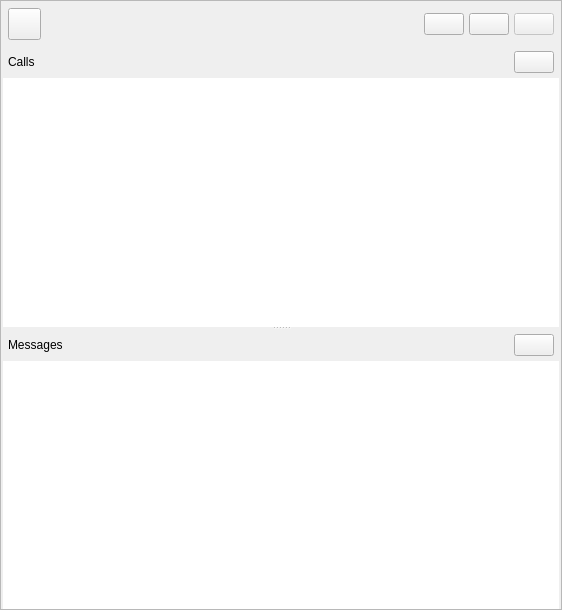
<?xml version="1.0" encoding="UTF-8"?>
<!--
 Communications Register - call and message histories.

 Copyright (C) Sapura Secured Technologies, 2020-2023. All Rights Reserved.

 @file
 @version $Id: CommsRegister.ui 1727 2023-07-20 08:26:59Z rosnin $
-->
<ui version="4.0">
 <class>CommsRegister</class>
 <widget class="QWidget" name="CommsRegister">
  <property name="geometry">
   <rect>
    <x>0</x>
    <y>0</y>
    <width>562</width>
    <height>610</height>
   </rect>
  </property>
  <property name="windowTitle">
   <string>Communications History</string>
  </property>
  <layout class="QVBoxLayout" name="verticalLayout1">
   <property name="spacing">
    <number>5</number>
   </property>
   <property name="leftMargin">
    <number>0</number>
   </property>
   <property name="topMargin">
    <number>0</number>
   </property>
   <property name="rightMargin">
    <number>0</number>
   </property>
   <property name="bottomMargin">
    <number>0</number>
   </property>
   <item>
    <widget class="QFrame" name="mainFrame">
     <property name="sizePolicy">
      <sizepolicy hsizetype="Preferred" vsizetype="Preferred">
       <horstretch>0</horstretch>
       <verstretch>0</verstretch>
      </sizepolicy>
     </property>
     <property name="frameShape">
      <enum>QFrame::StyledPanel</enum>
     </property>
     <property name="lineWidth">
      <number>1</number>
     </property>
     <layout class="QVBoxLayout" name="mainLayout">
      <property name="spacing">
       <number>1</number>
      </property>
      <property name="leftMargin">
       <number>2</number>
      </property>
      <property name="topMargin">
       <number>2</number>
      </property>
      <property name="rightMargin">
       <number>2</number>
      </property>
      <property name="bottomMargin">
       <number>0</number>
      </property>
      <item>
       <widget class="QFrame" name="titleFrame">
        <property name="frameShape">
         <enum>QFrame::NoFrame</enum>
        </property>
        <property name="frameShadow">
         <enum>QFrame::Raised</enum>
        </property>
        <property name="lineWidth">
         <number>0</number>
        </property>
        <layout class="QHBoxLayout" name="horizontalLayout1">
         <property name="spacing">
          <number>5</number>
         </property>
         <property name="sizeConstraint">
          <enum>QLayout::SetMinimumSize</enum>
         </property>
         <property name="leftMargin">
          <number>5</number>
         </property>
         <property name="topMargin">
          <number>5</number>
         </property>
         <property name="rightMargin">
          <number>5</number>
         </property>
         <property name="bottomMargin">
          <number>5</number>
         </property>
         <item>
          <widget class="QToolButton" name="floatButton">
           <property name="icon">
            <iconset resource="Resources.qrc">
             <normaloff>:/Images/images/icon_float_up.png</normaloff>
             <normalon>:/Images/images/icon_float_down.png</normalon>:/Images/images/icon_float_up.png</iconset>
           </property>
           <property name="iconSize">
            <size>
             <width>25</width>
             <height>25</height>
            </size>
           </property>
           <property name="checkable">
            <bool>true</bool>
           </property>
          </widget>
         </item>
         <item>
          <spacer name="titleFrameSpacer">
           <property name="orientation">
            <enum>Qt::Horizontal</enum>
           </property>
           <property name="sizeHint" stdset="0">
            <size>
             <width>40</width>
             <height>20</height>
            </size>
           </property>
          </spacer>
         </item>
         <item>
          <widget class="QPushButton" name="callButton">
           <property name="icon">
            <iconset resource="Resources.qrc">
             <normaloff>:/Images/images/icon_call.png</normaloff>:/Images/images/icon_call.png</iconset>
           </property>
           <property name="iconSize">
            <size>
             <width>25</width>
             <height>25</height>
            </size>
           </property>
           <property name="checkable">
            <bool>true</bool>
           </property>
          </widget>
         </item>
         <item>
          <widget class="QPushButton" name="msgButton">
           <property name="icon">
            <iconset resource="Resources.qrc">
             <normaloff>:/Images/images/icon_sds.png</normaloff>:/Images/images/icon_sds.png</iconset>
           </property>
           <property name="iconSize">
            <size>
             <width>25</width>
             <height>25</height>
            </size>
           </property>
           <property name="checkable">
            <bool>true</bool>
           </property>
          </widget>
         </item>
         <item>
          <widget class="QPushButton" name="printButton">
           <property name="enabled">
            <bool>false</bool>
           </property>
           <property name="toolTip">
            <string>Print</string>
           </property>
           <property name="icon">
            <iconset resource="Resources.qrc">
             <normaloff>:/Images/images/icon_print.png</normaloff>
             :/Images/images/icon_print.png</iconset>
           </property>
           <property name="iconSize">
            <size>
             <width>25</width>
             <height>25</height>
            </size>
           </property>
          </widget>
         </item>
        </layout>
       </widget>
      </item>
      <item>
       <widget class="QScrollArea" name="scrollArea">
        <property name="frameShape">
         <enum>QFrame::NoFrame</enum>
        </property>
        <property name="widgetResizable">
         <bool>true</bool>
        </property>
        <widget class="QSplitter" name="splitter1">
         <property name="sizePolicy">
          <sizepolicy hsizetype="Expanding" vsizetype="Expanding">
           <horstretch>0</horstretch>
           <verstretch>0</verstretch>
          </sizepolicy>
         </property>
         <property name="lineWidth">
          <number>0</number>
         </property>
         <property name="orientation">
          <enum>Qt::Vertical</enum>
         </property>
         <property name="handleWidth">
          <number>2</number>
         </property>
         <property name="childrenCollapsible">
          <bool>false</bool>
         </property>
         <widget class="QFrame" name="callFrame">
          <layout class="QVBoxLayout" name="verticalLayout2">
           <property name="spacing">
            <number>0</number>
           </property>
           <property name="leftMargin">
            <number>0</number>
           </property>
           <property name="topMargin">
            <number>0</number>
           </property>
           <property name="rightMargin">
            <number>0</number>
           </property>
           <property name="bottomMargin">
            <number>0</number>
           </property>
           <item>
            <widget class="QFrame" name="callTitleFrame">
             <property name="frameShape">
              <enum>QFrame::NoFrame</enum>
             </property>
             <property name="frameShadow">
              <enum>QFrame::Raised</enum>
             </property>
             <property name="lineWidth">
              <number>0</number>
             </property>
             <layout class="QHBoxLayout" name="horizontalLayout2">
              <property name="spacing">
               <number>5</number>
              </property>
              <property name="sizeConstraint">
               <enum>QLayout::SetMinimumSize</enum>
              </property>
              <property name="leftMargin">
               <number>5</number>
              </property>
              <property name="topMargin">
               <number>5</number>
              </property>
              <property name="rightMargin">
               <number>5</number>
              </property>
              <property name="bottomMargin">
               <number>5</number>
              </property>
              <item>
               <widget class="QLabel" name="callTitleLabel">
                <property name="text">
                 <string>Calls</string>
                </property>
               </widget>
              </item>
              <item>
               <spacer name="callTitleFrameSpacer">
                <property name="orientation">
                 <enum>Qt::Horizontal</enum>
                </property>
                <property name="sizeHint" stdset="0">
                 <size>
                  <width>40</width>
                  <height>20</height>
                 </size>
                </property>
               </spacer>
              </item>
              <item>
               <widget class="QPushButton" name="callFilterButton">
                <property name="toolTip">
                 <string>Filter</string>
                </property>
                <property name="icon">
                 <iconset resource="Resources.qrc">
                  <normaloff>:/Images/images/icon_filter.png</normaloff>
                  :/Images/images/icon_filter.png</iconset>
                </property>
                <property name="iconSize">
                 <size>
                  <width>25</width>
                  <height>25</height>
                 </size>
                </property>
               </widget>
              </item>
             </layout>
            </widget>
           </item>
           <item>
            <widget class="QTableWidget" name="callTable">
             <property name="frameShape">
              <enum>QFrame::NoFrame</enum>
             </property>
             <property name="horizontalScrollBarPolicy">
              <enum>Qt::ScrollBarAsNeeded</enum>
             </property>
             <property name="editTriggers">
              <set>QAbstractItemView::NoEditTriggers</set>
             </property>
             <property name="alternatingRowColors">
              <bool>true</bool>
             </property>
             <property name="selectionMode">
              <enum>QAbstractItemView::ExtendedSelection</enum>
             </property>
             <property name="selectionBehavior">
              <enum>QAbstractItemView::SelectRows</enum>
             </property>
             <property name="textElideMode">
              <enum>Qt::ElideRight</enum>
             </property>
             <property name="wordWrap">
              <bool>true</bool>
             </property>
             <attribute name="horizontalHeaderShowSortIndicator" stdset="0">
              <bool>false</bool>
             </attribute>
             <attribute name="horizontalHeaderStretchLastSection">
              <bool>true</bool>
             </attribute>
             <attribute name="verticalHeaderVisible">
              <bool>true</bool>
             </attribute>
            </widget>
           </item>
          </layout>
         </widget>
         <widget class="QFrame" name="msgFrame">
          <layout class="QVBoxLayout" name="verticalLayout3">
           <property name="spacing">
            <number>0</number>
           </property>
           <property name="leftMargin">
            <number>0</number>
           </property>
           <property name="topMargin">
            <number>0</number>
           </property>
           <property name="rightMargin">
            <number>0</number>
           </property>
           <property name="bottomMargin">
            <number>0</number>
           </property>
           <item>
            <widget class="QFrame" name="msgTitleFrame">
             <property name="frameShape">
              <enum>QFrame::NoFrame</enum>
             </property>
             <property name="frameShadow">
              <enum>QFrame::Raised</enum>
             </property>
             <property name="lineWidth">
              <number>0</number>
             </property>
             <layout class="QHBoxLayout" name="horizontalLayout3">
              <property name="spacing">
               <number>5</number>
              </property>
              <property name="sizeConstraint">
               <enum>QLayout::SetMinimumSize</enum>
              </property>
              <property name="leftMargin">
               <number>5</number>
              </property>
              <property name="topMargin">
               <number>5</number>
              </property>
              <property name="rightMargin">
               <number>5</number>
              </property>
              <property name="bottomMargin">
               <number>5</number>
              </property>
              <item>
               <widget class="QLabel" name="msgTitleLabel">
                <property name="text">
                 <string>Messages</string>
                </property>
               </widget>
              </item>
              <item>
               <spacer name="msgTitleFrameSpacer">
                <property name="orientation">
                 <enum>Qt::Horizontal</enum>
                </property>
                <property name="sizeHint" stdset="0">
                 <size>
                  <width>40</width>
                  <height>20</height>
                 </size>
                </property>
               </spacer>
              </item>
              <item>
               <widget class="QPushButton" name="msgFilterButton">
                <property name="toolTip">
                 <string>Filter</string>
                </property>
                <property name="text">
                 <string/>
                </property>
                <property name="icon">
                 <iconset resource="Resources.qrc">
                  <normaloff>:/Images/images/icon_filter.png</normaloff>
                  :/Images/images/icon_filter.png</iconset>
                </property>
                <property name="iconSize">
                 <size>
                  <width>25</width>
                  <height>25</height>
                 </size>
                </property>
               </widget>
              </item>
             </layout>
            </widget>
           </item>
           <item>
            <widget class="QTableWidget" name="msgTable">
             <property name="frameShape">
              <enum>QFrame::NoFrame</enum>
             </property>
             <property name="horizontalScrollBarPolicy">
              <enum>Qt::ScrollBarAsNeeded</enum>
             </property>
             <property name="editTriggers">
              <set>QAbstractItemView::NoEditTriggers</set>
             </property>
             <property name="alternatingRowColors">
              <bool>true</bool>
             </property>
             <property name="selectionMode">
              <enum>QAbstractItemView::ExtendedSelection</enum>
             </property>
             <property name="selectionBehavior">
              <enum>QAbstractItemView::SelectRows</enum>
             </property>
             <property name="textElideMode">
              <enum>Qt::ElideRight</enum>
             </property>
             <property name="wordWrap">
              <bool>true</bool>
             </property>
             <attribute name="horizontalHeaderShowSortIndicator" stdset="0">
              <bool>false</bool>
             </attribute>
             <attribute name="horizontalHeaderStretchLastSection">
              <bool>true</bool>
             </attribute>
             <attribute name="verticalHeaderVisible">
              <bool>true</bool>
             </attribute>
            </widget>
           </item>
          </layout>
         </widget>
        </widget>
       </widget>
      </item>
     </layout>
    </widget>
   </item>
  </layout>
 </widget>
 <resources/>
 <connections/>
</ui>
